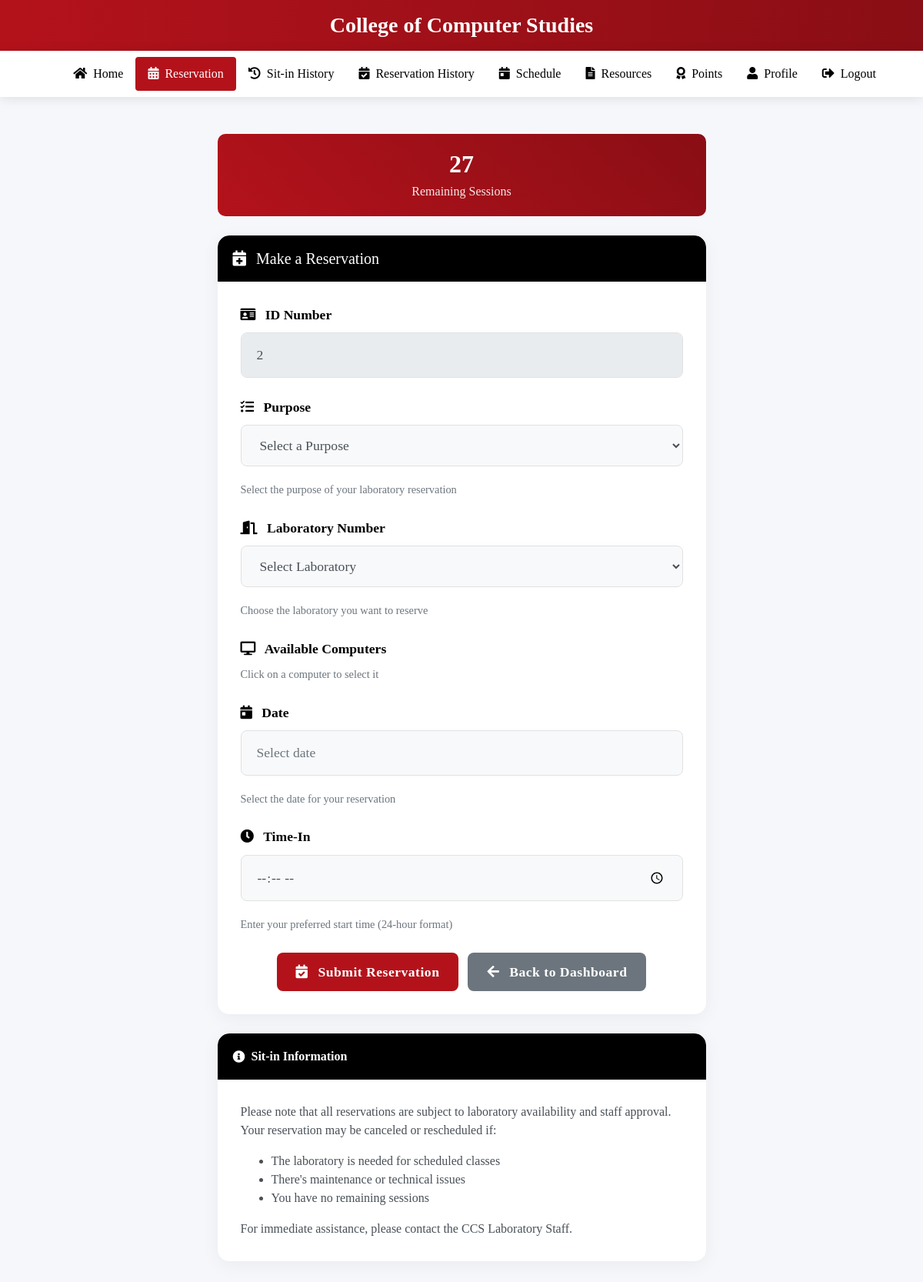
/reservation (signed in), run on an earlier commit of the app's database.
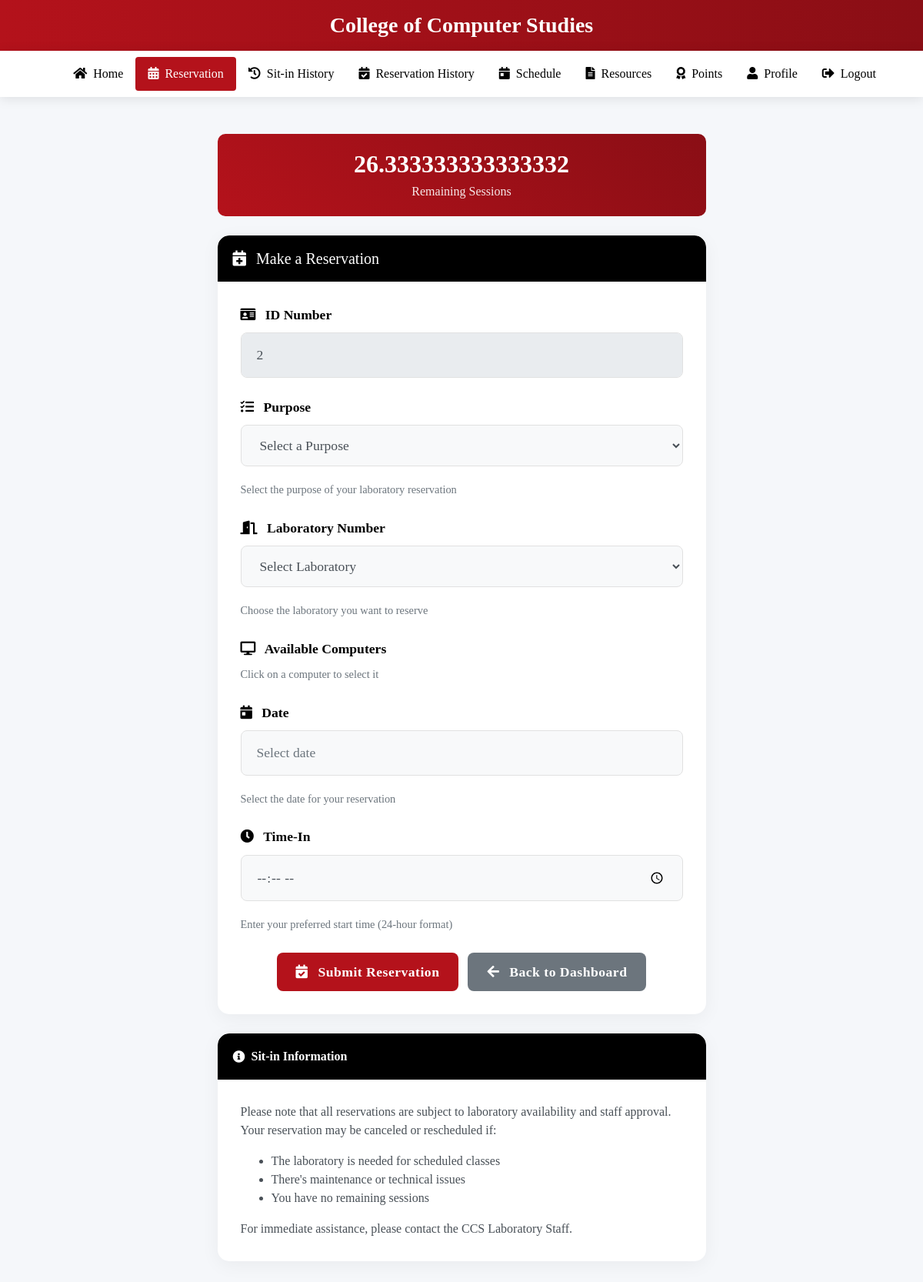
And on a later commit of the database.
### tables this page shows
CREATE TABLE users
(id INTEGER PRIMARY KEY AUTOINCREMENT,
idno varchar(50),
lastname varchar(80),
firstname varchar(80),
middlename varchar(80),
course varchar(50),
year_level varchar(50),
email varchar(60),
username varchar(80),
password varchar(90), remaining_sessions INTEGER DEFAULT 30, is_admin INTEGER DEFAULT 0, profile_image TEXT, role TEXT DEFAULT 'user', points INTEGER DEFAULT 0);

### app.py (the view, shortened to what this page needs)
@app.route('/reservation', methods=['GET', 'POST'])
def reservation():
    if 'user_id' not in session:
        flash('Please log in first', 'danger')
        return redirect(url_for('login'))
    conn = get_db_connection()
    cursor = conn.cursor()
    try:
        cursor.execute("PRAGMA table_info(reservations)")
        columns = [column[1] for column in cursor.fetchall()]
        if 'computer_number' not in columns:
            cursor.execute("ALTER TABLE reservations ADD COLUMN computer_number INTEGER")
            conn.commit()
        if 'time_out' not in columns:
            cursor.execute("ALTER TABLE reservations ADD COLUMN time_out TEXT")
            conn.commit()
        if 'completed_at' not in columns:
            cursor.execute("ALTER TABLE reservations ADD COLUMN completed_at TEXT")
            conn.commit()
    except Exception as e:
        print(f"Error updating reservations table: {str(e)}")
        pass
    cursor.execute('SELECT remaining_sessions FROM users WHERE idno = ?', (session['user_id'],))
    user = cursor.fetchone()
    remaining_sessions = user['remaining_sessions']
    labs = []
    lab_numbers = ['524', '526', '528', '530', '542', '544', '517']
    for lab_number in lab_numbers:
        cursor.execute('''
            SELECT c.*, u.firstname, u.lastname
            FROM computers c
            LEFT JOIN users u ON c.student_id = u.idno
            WHERE c.lab_number = ?
            ORDER BY c.pc_number
        ''', (lab_number,))
        computers = cursor.fetchall()
        available_count = sum(1 for computer in computers if computer['status'] == 'Available')
        labs.append({
            'number': lab_number,
            'available_computers': available_count,
            'computers': computers
        })
    conn.close()
    return render_template('reservation.html',
                         labs=labs,
                         remaining_sessions=remaining_sessions)

### app.py (called while the page is built, shortened)
def get_db_connection():
    conn = sqlite3.connect('students.db', timeout=30)
    conn.execute("PRAGMA journal_mode=WAL")  # Use Write-Ahead Logging
    conn.row_factory = sqlite3.Row
    try:
        cursor = conn.cursor()
        cursor.execute("PRAGMA table_info(users)")
        columns = [column[1] for column in cursor.fetchall()]
        cursor.execute("PRAGMA table_info(sitins)")
        sitins_columns = [column[1] for column in cursor.fetchall()]
    except Exception as e:
        print(f"Error in get_db_connection: {str(e)}")
    return conn

### templates/reservation.html (shortened to what the changed rows need)
<!DOCTYPE html>
<html lang="en">
<head>
    <link rel="stylesheet" href="https://stackpath.bootstrapcdn.com/bootstrap/4.5.2/css/bootstrap.min.css">
    <link rel="stylesheet" href="https://cdnjs.cloudflare.com/ajax/libs/font-awesome/5.15.3/css/all.min.css">
    <link rel="stylesheet" href="https://cdn.jsdelivr.net/npm/flatpickr/dist/flatpickr.min.css">
</head>
<body>
<div class="container py-5">
    <div class="row justify-content-center">
        <div class="col-md-7">
            <div class="remaining-session">
                <h4>{{ remaining_sessions }}</h4>
                <p>Remaining Sessions</p>
            </div>
        </div>
    </div>
</div>
</body>
</html>

What changed in the data, as far as the page shows it:
now on this page (row edited): users: remaining_sessions "26.333333333333332"
Also different on the page:
{{ remaining_sessions }}: "27" → (not shown)
